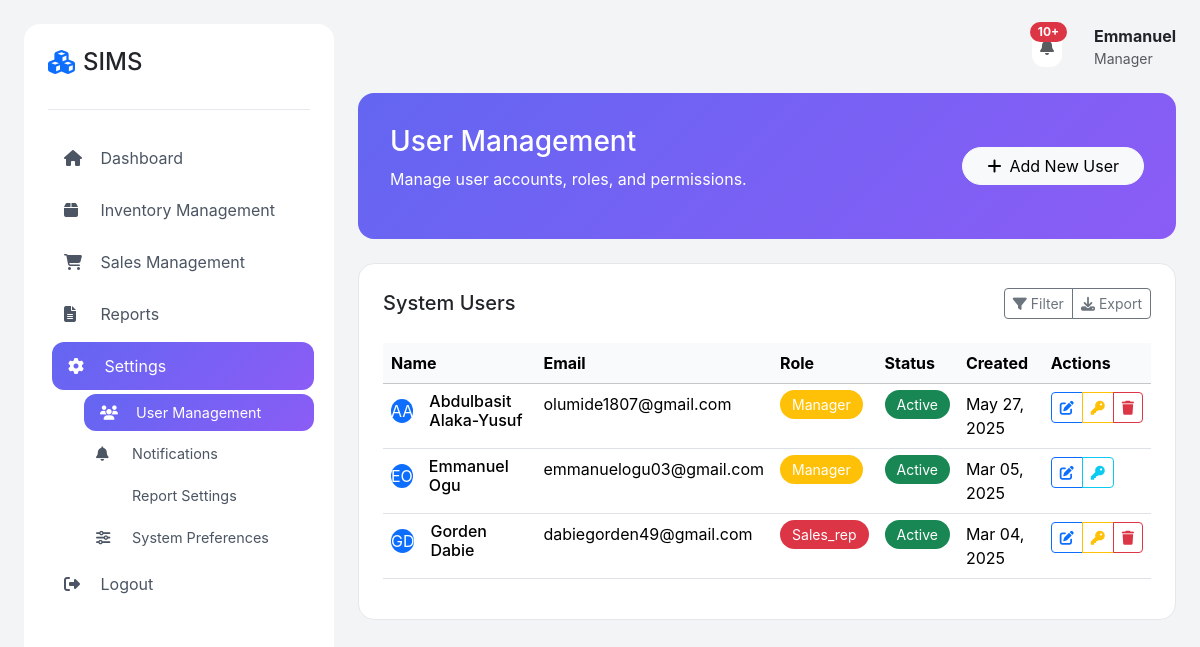
Page /admin/settings/manage_users.php (signed in) on the committed database.
### tables this page shows
CREATE TABLE `users` (
  `user_id` int(10) NOT NULL,
  `firstname` varchar(100) NOT NULL,
  `lastname` varchar(100) NOT NULL,
  `email` varchar(100) NOT NULL,
  `home_address` varchar(100) NOT NULL,
  `phone` varchar(100) NOT NULL,
  `password` varchar(100) NOT NULL,
  `role` varchar(100) NOT NULL,
  `date_registered` datetime(6) NOT NULL,
  `updated_at` datetime(6) NOT NULL DEFAULT current_timestamp(6),
  `status` enum('active','inactive') NOT NULL DEFAULT 'active'
);

### admin/settings/manage_users.php (the view, shortened to what this page needs)
<?php
include "../../config/config.php";
include "../../config/user_function.php";
include "../../config/notification_functions.php";
$user_id = $_SESSION['user_id'];
$notification_count = getNotificationCount($user_id, $connect);
$users_query = "SELECT * FROM users ORDER BY date_registered DESC";
$users_result = mysqli_query($connect, $users_query);
?>
<!DOCTYPE html>
<html lang="en">
<head>
    <link href="https://cdnjs.cloudflare.com/ajax/libs/bootstrap/5.3.2/css/bootstrap.min.css" rel="stylesheet">
    <link href="https://cdnjs.cloudflare.com/ajax/libs/font-awesome/6.4.2/css/all.min.css" rel="stylesheet">
    <link rel="stylesheet" href="../../style/css/style.css">
</head>
<body>
    <div class="layout-container">
        <div class="sidebar" id="sidebar">
            <div class="logo-section">
                <h4 class="d-flex align-items-center gap-2">
                    <i class="fas fa-cubes text-primary"></i>
                    SIMS
                </h4>
            </div>
            <nav>
                <a href="../dashboard/" class="nav-link">
                    <i class="fas fa-home"></i> Dashboard
                </a>
                <a href="#" class="nav-link" onclick="toggleSubmenu('inventory')">
                    <i class="fas fa-box"></i> Inventory Management
                </a>
                <a href="#" class="nav-link" onclick="toggleSubmenu('sales')">
                    <i class="fas fa-shopping-cart"></i> Sales Management
                </a>
                <a href="#" class="nav-link" onclick="toggleSubmenu('reports')">
                    <i class="fas fa-file-alt"></i> Reports
                </a>
                <a href="#" class="nav-link active" onclick="toggleSubmenu('settings')">
                    <i class="fas fa-cog"></i> Settings
                </a>
                <div class="submenu show" id="settings">
                    <a href="#" class="nav-link active"><i class="fas fa-users"></i> User Management</a>
                    <a href="notifications.php" class="nav-link"><i class="fas fa-bell"></i> Notifications</a>
                    <a href="reports_settings.php" class="nav-link"><i class="fas fa-file-cog"></i> Report Settings</a>
                    <a href="system_preferences.php" class="nav-link"><i class="fas fa-sliders-h"></i> System Preferences</a>
                </div>
                <a href="../../logout/" class="nav-link">
                    <i class="fas fa-sign-out-alt"></i> Logout
                </a>
            </nav>
        </div>
        <div class="main-content">
            <div class="header">
                <div class="user-section">
                    <?php echo generateNotificationDropdown($user_id, $connect); ?>
                    <div class="user-info ms-3">
                        <span class="fw-bold"><?php echo htmlspecialchars($_SESSION['firstname']); ?></span>
                        <small class="d-block text-muted"><?php echo htmlspecialchars(ucfirst($_SESSION['role'])); ?></small>
                    </div>
                </div>
            </div>
            <div class="welcome-section">
                <div class="row align-items-center">
                    <div class="col-md-8">
                        <h3>User Management</h3>
                        <p class="mb-3">Manage user accounts, roles, and permissions.</p>
                    </div>
                    <div class="col-md-4 text-md-end">
                        <button class="btn btn-light rounded-pill px-4" data-bs-toggle="modal" data-bs-target="#addUserModal">
                            <i class="fas fa-plus me-2"></i>Add New User
                        </button>
                    </div>
                </div>
            </div>
            <div class="content-card">
                <div class="d-flex justify-content-between align-items-center mb-4">
                    <h5 class="mb-0">System Users</h5>
                    <div class="btn-group">
                        <button class="btn btn-outline-secondary btn-sm">
                            <i class="fas fa-filter me-1"></i>Filter
                        </button>
                        <button class="btn btn-outline-secondary btn-sm">
                            <i class="fas fa-download me-1"></i>Export
                        </button>
                    </div>
                </div>
                <div class="table-responsive">
                    <table class="table table-hover">
                        <thead class="table-light">
                            <tr>
                                <th>Name</th>
                                <th>Email</th>
                                <th>Role</th>
                                <th>Status</th>
                                <th>Created</th>
                                <th>Actions</th>
                            </tr>
                        </thead>
                        <tbody>
                            <?php while ($user = mysqli_fetch_assoc($users_result)): ?>
                                <tr>
                                    <td>
                                        <div class="d-flex align-items-center">
                                            <div class="avatar-sm bg-primary text-white rounded-circle d-flex align-items-center justify-content-center me-3">
                                                <?php echo strtoupper(substr($user['firstname'], 0, 1) . substr($user['lastname'], 0, 1)); ?>
                                            </div>
                                            <div>
                                                <h6 class="mb-0"><?php echo htmlspecialchars($user['firstname'] . ' ' . $user['lastname']); ?></h6>
                                            </div>
                                        </div>
                                    </td>
                                    <td><?php echo htmlspecialchars($user['email']); ?></td>
                                    <td>
                                        <span class="status-badge bg-<?php echo $user['role'] === 'sales_rep' ? 'danger' : ($user['role'] === 'manager' ? 'warning' : 'info'); ?>">
                                            <?php echo ucfirst($user['role']); ?>
                                        </span>
                                    </td>
                                    <td>
                                        <span class="status-badge bg-<?php echo $user['status'] === 'active' ? 'success' : 'secondary'; ?>">
                                            <?php echo ucfirst($user['status']); ?>
                                        </span>
                                    </td>
                                    <td><?php echo date('M d, Y', strtotime($user['date_registered'])); ?></td>
                                    <td>
                                        <div class="btn-group btn-group-sm">
                                            <button class="btn btn-outline-primary" onclick="editUser(<?php echo $user['user_id']; ?>)">
                                                <i class="fas fa-edit"></i>
                                            </button>
                                            <?php if ($user['user_id'] == $_SESSION['user_id']): ?>
                                                <button class="btn btn-outline-info" data-bs-toggle="modal" data-bs-target="#changePasswordModal"
                                                    onclick="setPasswordUserId(<?php echo $user['user_id']; ?>)">
                                                    <i class="fas fa-key"></i>
                                                </button>
                                            <?php else: ?>
                                                <button class="btn btn-outline-warning" data-bs-toggle="modal" data-bs-target="#resetPasswordModal"
                                                    onclick="setResetUserId(<?php echo $user['user_id']; ?>, '<?php echo htmlspecialchars($user['firstname'] . ' ' . $user['lastname']); ?>')">
                                                    <i class="fas fa-key"></i>
                                                </button>
                                            <?php endif; ?>
                                            <?php if ($user['user_id'] != $_SESSION['user_id']): ?>
                                                <button class="btn btn-outline-danger" onclick="confirmDelete(<?php echo $user['user_id']; ?>, '<?php echo htmlspecialchars($user['firstname'] . ' ' . $user['lastname']); ?>')">
                                                    <i class="fas fa-trash"></i>
                                                </button>
                                            <?php endif; ?>
                                        </div>
                                    </td>
                                </tr>
                            <?php endwhile; ?>
                        </tbody>
                    </table>
                </div>
            </div>
        </div>
    </div>
</body>
</html>

### style/css/style.css (style rules this page uses)
:root { --primary-gradient: linear-gradient(135deg, #6366f1 0%, #8b5cf6 100%); --sidebar-width: 310px; }
body { background-color: #f3f4f6; min-height: 100vh; font-family: 'Inter', system-ui, sans-serif; }
.layout-container { display: flex; gap: 24px; padding: 24px; min-height: 100vh; }
.sidebar { width: var(--sidebar-width); background: white; border-radius: 16px; padding: 24px; position: fixed; height: calc(100vh - 48px); overflow-y: auto; transition: transform 0.3s ease; z-index: 1000; }
.logo-section { padding-bottom: 24px; margin-bottom: 24px; border-bottom: 1px solid #e5e7eb; }
.nav-link { color: #4b5563; padding: 12px 16px; border-radius: 12px; margin-bottom: 4px; transition: all 0.2s; text-decoration: none; }
.nav-link:hover, .nav-link.active { background: var(--primary-gradient); color: white; transform: translateX(4px); }
.nav-link i { width: 20px; margin-right: 12px; }
.submenu { margin-left: 32px; display: none; }
.submenu.show { display: block; }
.submenu .nav-link { font-size: 0.9rem; padding: 8px 16px; }
.main-content { margin-left: var(--sidebar-width); flex: 1; padding-left: 24px; }
.header { display: flex; justify-content: space-between; align-items: center; margin-bottom: 24px; }
.user-section { display: flex; align-items: center; gap: 16px; }
.content-card { background: white; border-radius: 16px; padding: 24px; border: 1px solid #e5e7eb; }
.welcome-section { background: var(--primary-gradient); border-radius: 16px; padding: 32px; color: white; margin-bottom: 24px; }
.table th { border-top: none; background-color: #f8fafc; }
.status-badge { padding: 6px 12px; border-radius: 20px; font-size: 0.875rem; color: white; }

### rows in the picture
users: firstname+lastname "AA", firstname+lastname "Abdulbasit Alaka-Yusuf", email "olumide1807@gmail.com", role "Manager", status "Active", date_registered "May 27, 2025"
users: firstname+lastname "EO", firstname+lastname "Emmanuel Ogu", email "emmanuelogu03@gmail.com", role "Manager", status "Active", date_registered "Mar 05, 2025"
users: firstname+lastname "GD", firstname+lastname "Gorden Dabie", email "dabiegorden49@gmail.com", role "Sales_rep", status "Active", date_registered "Mar 04, 2025"

### other values in the picture
formatNotificationCount($total_count) "10+"
$_SESSION['firstname'] "Emmanuel"
$_SESSION['role'] "Manager"
